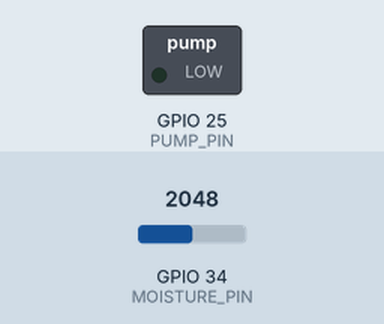
Simulated run of this sketch. Board: ESP32. Parts: switched loads named in the sketch (green lamp = pin HIGH). The test bench sets the inputs (shaded band); at power-on: GPIO 34 (MOISTURE_PIN) = 2048. Nothing arrives over Bluetooth unless stated.

Above: at 1.2 s.
1.3 s: GPIO 34 (MOISTURE_PIN) set to 2357
2.8 s: GPIO 34 (MOISTURE_PIN) set to 2444
At 3.7 s:
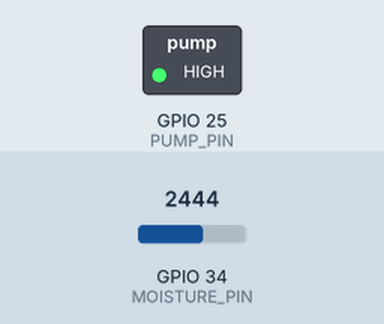
Timing chart, 0 to 9.3 s (numbered marks = the images above; inputs shaded):
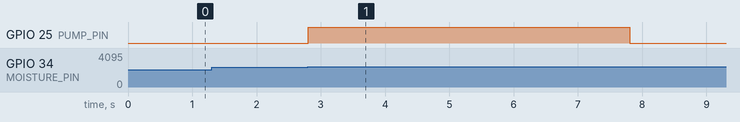

The sketch:

game.ino
```cpp
#include "BluetoothSerial.h"

BluetoothSerial SerialBT;

#define MOISTURE_PIN 34
#define PUMP_PIN 25

bool autoMode = true;
int threshold = 40;

void setup() {
  Serial.begin(115200);

  pinMode(PUMP_PIN, OUTPUT);
  digitalWrite(PUMP_PIN, LOW);

  SerialBT.begin("PlantWateringESP32");
}

int getMoisture() {
  int raw = analogRead(MOISTURE_PIN);

  int wet = 1200;
  int dry = 3200;

  return constrain(map(raw, dry, wet, 0, 100), 0, 100);
}

void loop() {

  if (SerialBT.available()) {

    String cmd = SerialBT.readStringUntil('\n');
    cmd.trim();

    if (cmd == "PUMP_ON") {
      digitalWrite(PUMP_PIN, HIGH);
    }

    if (cmd == "PUMP_OFF") {
      digitalWrite(PUMP_PIN, LOW);
    }

    if (cmd == "AUTO_ON") {
      autoMode = true;
    }

    if (cmd == "AUTO_OFF") {
      autoMode = false;
    }

    if (cmd == "MOISTURE") {
      SerialBT.println(getMoisture());
    }
  }

  if (autoMode && getMoisture() < threshold) {

    digitalWrite(PUMP_PIN, HIGH);
    delay(5000);
    digitalWrite(PUMP_PIN, LOW);

    delay(10000);
  }

  delay(200);
}
```

Measured:
- the behaviour switches between 2400 and 2401 on GPIO 34 (MOISTURE_PIN) (found by bisection; images 0 and 1)
- after the input at 1.3 s, every drawn part: stays the same
- after the input at 2.8 s, GPIO 25 (PUMP_PIN): LOW → HIGH at once, → LOW 5.0 s later
